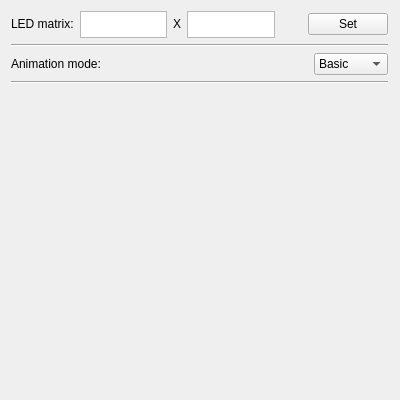
<?xml version="1.0" encoding="UTF-8"?>
<ui version="4.0">
    <class>AnimationSettings</class>
    <widget class="QWidget" name="AnimationSettings">
        <property name="geometry">
            <rect>
                <x>0</x>
                <y>0</y>
                <width>400</width>
                <height>400</height>
            </rect>
        </property>
        <property name="sizePolicy">
            <sizepolicy hsizetype="Minimum" vsizetype="Minimum">
                <horstretch>0</horstretch>
                <verstretch>0</verstretch>
            </sizepolicy>
        </property>
        <property name="minimumSize">
            <size>
                <width>400</width>
                <height>400</height>
            </size>
        </property>
        <property name="baseSize">
            <size>
                <width>400</width>
                <height>400</height>
            </size>
        </property>
        <property name="windowTitle">
            <string>Animation</string>
        </property>
        <layout class="QGridLayout" name="gridLayout">
            <item row="0" column="0">
                <layout class="QHBoxLayout" name="horizontalLayout">
                    <item>
                        <widget class="QLabel" name="label">
                            <property name="sizePolicy">
                                <sizepolicy hsizetype="Fixed" vsizetype="Fixed">
                                    <horstretch>0</horstretch>
                                    <verstretch>0</verstretch>
                                </sizepolicy>
                            </property>
                            <property name="text">
                                <string>LED matrix:</string>
                            </property>
                        </widget>
                    </item>
                    <item>
                        <widget class="QTextEdit" name="editWidth">
                            <property name="sizePolicy">
                                <sizepolicy hsizetype="Preferred" vsizetype="Fixed">
                                    <horstretch>0</horstretch>
                                    <verstretch>0</verstretch>
                                </sizepolicy>
                            </property>
                            <property name="minimumSize">
                                <size>
                                    <width>40</width>
                                    <height>27</height>
                                </size>
                            </property>
                            <property name="maximumSize">
                                <size>
                                    <width>100</width>
                                    <height>27</height>
                                </size>
                            </property>
                        </widget>
                    </item>
                    <item>
                        <widget class="QLabel" name="label_2">
                            <property name="sizePolicy">
                                <sizepolicy hsizetype="Fixed" vsizetype="Fixed">
                                    <horstretch>0</horstretch>
                                    <verstretch>0</verstretch>
                                </sizepolicy>
                            </property>
                            <property name="text">
                                <string>X</string>
                            </property>
                        </widget>
                    </item>
                    <item>
                        <widget class="QTextEdit" name="editLength">
                            <property name="sizePolicy">
                                <sizepolicy hsizetype="Preferred" vsizetype="Fixed">
                                    <horstretch>0</horstretch>
                                    <verstretch>0</verstretch>
                                </sizepolicy>
                            </property>
                            <property name="minimumSize">
                                <size>
                                    <width>40</width>
                                    <height>27</height>
                                </size>
                            </property>
                            <property name="maximumSize">
                                <size>
                                    <width>100</width>
                                    <height>27</height>
                                </size>
                            </property>
                        </widget>
                    </item>
                    <item>
                        <spacer name="horizontalSpacer_2">
                            <property name="orientation">
                                <enum>Qt::Horizontal</enum>
                            </property>
                            <property name="sizeHint" stdset="0">
                                <size>
                                    <width>40</width>
                                    <height>20</height>
                                </size>
                            </property>
                        </spacer>
                    </item>
                    <item>
                        <widget class="QPushButton" name="buttonSetWL">
                            <property name="text">
                                <string>Set</string>
                            </property>
                        </widget>
                    </item>
                </layout>
            </item>
            <item row="4" column="0">
                <layout class="QGridLayout" name="gridLayout_2">
                    <item row="0" column="2">
                        <widget class="QComboBox" name="selectMode">
                            <property name="currentIndex">
                                <number>2</number>
                            </property>
                            <item>
                                <property name="text">
                                    <string>Polygon</string>
                                </property>
                            </item>
                            <item>
                                <property name="text">
                                    <string>Circle</string>
                                </property>
                            </item>
                            <item>
                                <property name="text">
                                    <string>Basic</string>
                                </property>
                            </item>
                        </widget>
                    </item>
                    <item row="0" column="0">
                        <widget class="QLabel" name="label_3">
                            <property name="text">
                                <string>Animation mode:</string>
                            </property>
                        </widget>
                    </item>
                    <item row="0" column="1">
                        <spacer name="horizontalSpacer_3">
                            <property name="orientation">
                                <enum>Qt::Horizontal</enum>
                            </property>
                            <property name="sizeHint" stdset="0">
                                <size>
                                    <width>40</width>
                                    <height>20</height>
                                </size>
                            </property>
                        </spacer>
                    </item>
                </layout>
            </item>
            <item row="1" column="0">
                <widget class="Line" name="line">
                    <property name="orientation">
                        <enum>Qt::Horizontal</enum>
                    </property>
                </widget>
            </item>
            <item row="5" column="0">
                <widget class="Line" name="line_2">
                    <property name="orientation">
                        <enum>Qt::Horizontal</enum>
                    </property>
                </widget>
            </item>
            <item row="6" column="1">
                <spacer name="verticalSpacer">
                    <property name="orientation">
                        <enum>Qt::Vertical</enum>
                    </property>
                    <property name="sizeHint" stdset="0">
                        <size>
                            <width>1</width>
                            <height>40</height>
                        </size>
                    </property>
                </spacer>
            </item>
        </layout>
    </widget>
    <resources/>
    <connections/>
</ui>
